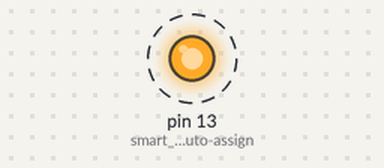
Recording of a sketch running on a simulated Arduino Uno, built with avr-gcc and run on an emulated ATmega328P. Parts: output pins drawn as LEDs (lit = HIGH). Dashed ring = blinking.

Above: at 0.05 s.
Timing chart, 0 to 3.0 s (numbered marks = the images above):
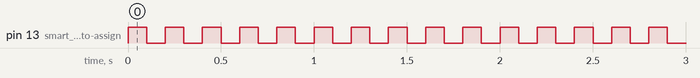

The sketch:

blink.ino
```cpp
int time_delay = 100;
void setup() {
  pinMode(LED_BUILTIN, OUTPUT); //smart hack to auto-assign the on-board LED
}

// the loop function runs over and over again forever
void loop() {
  digitalWrite(LED_BUILTIN, HIGH);   // turn the LED on (HIGH is the voltage level)
  delay(time_delay);
  digitalWrite(LED_BUILTIN, LOW);    // turn the LED off by making the voltage LOW
  delay(time_delay);
}
```

Measured:
- by itself, pin 13 (smart_hack_to_auto-assign): alternates HIGH for 0.10 s and LOW for 0.10 s
